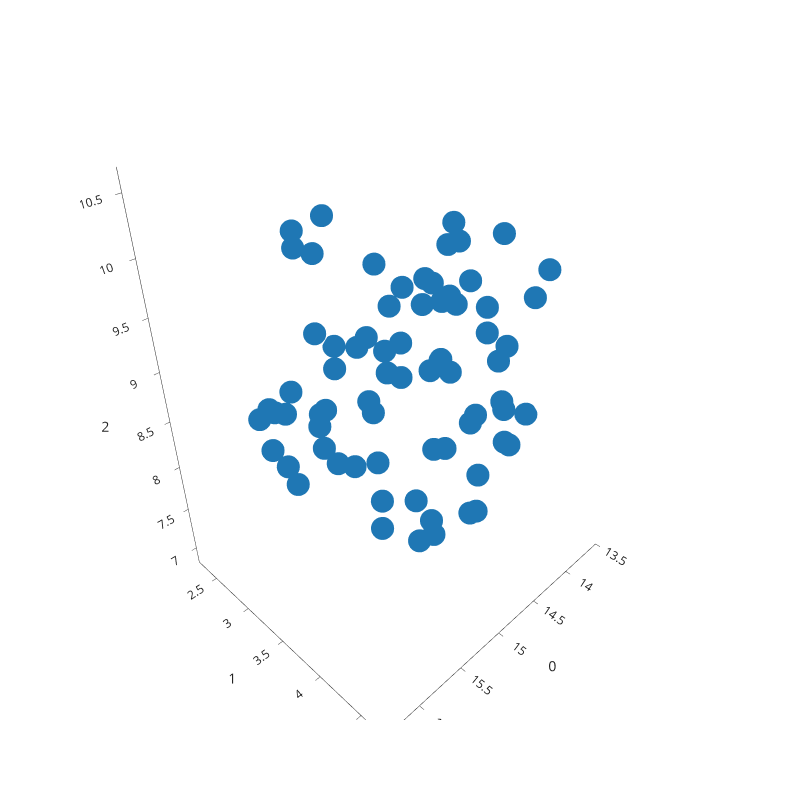

Notebook code for this chart:
### Markdown cell above
# use UMAP

### Code cell
# use UMAP to visualize the weights
import umap
weights = trial3.model.networks_by_name['readout'].layers[0].weights.reshape(1152,72).T
reducer = umap.UMAP(n_components=3)
embedding = reducer.fit_transform(weights)
print(embedding.shape)

# plot the embedding
import plotly.express as px
fig = px.scatter_3d(embedding, x=0, y=1, z=2, width=800, height=800, template='simple_white')
fig.show()
